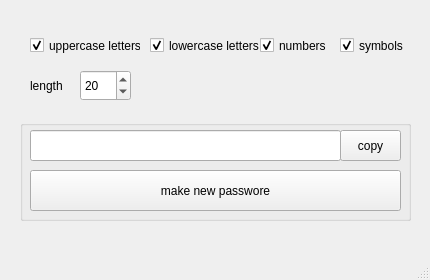
<?xml version="1.0" encoding="UTF-8"?>
<ui version="4.0">
 <class>password</class>
 <widget class="QMainWindow" name="password">
  <property name="geometry">
   <rect>
    <x>0</x>
    <y>0</y>
    <width>430</width>
    <height>280</height>
   </rect>
  </property>
  <property name="minimumSize">
   <size>
    <width>430</width>
    <height>280</height>
   </size>
  </property>
  <property name="maximumSize">
   <size>
    <width>430</width>
    <height>280</height>
   </size>
  </property>
  <property name="windowTitle">
   <string>MainWindow</string>
  </property>
  <property name="styleSheet">
   <string notr="true">#passwordmaker_btn:hover{
opacity:50%
}</string>
  </property>
  <widget class="QWidget" name="centralwidget">
   <widget class="QCheckBox" name="upper">
    <property name="geometry">
     <rect>
      <x>30</x>
      <y>30</y>
      <width>111</width>
      <height>31</height>
     </rect>
    </property>
    <property name="text">
     <string>uppercase letters</string>
    </property>
    <property name="checked">
     <bool>true</bool>
    </property>
   </widget>
   <widget class="QCheckBox" name="lower">
    <property name="geometry">
     <rect>
      <x>150</x>
      <y>30</y>
      <width>111</width>
      <height>31</height>
     </rect>
    </property>
    <property name="text">
     <string>lowercase letters</string>
    </property>
    <property name="checked">
     <bool>true</bool>
    </property>
   </widget>
   <widget class="QCheckBox" name="number">
    <property name="geometry">
     <rect>
      <x>260</x>
      <y>30</y>
      <width>71</width>
      <height>31</height>
     </rect>
    </property>
    <property name="text">
     <string>numbers</string>
    </property>
    <property name="checked">
     <bool>true</bool>
    </property>
   </widget>
   <widget class="QCheckBox" name="symbol">
    <property name="geometry">
     <rect>
      <x>340</x>
      <y>30</y>
      <width>71</width>
      <height>31</height>
     </rect>
    </property>
    <property name="text">
     <string>symbols</string>
    </property>
    <property name="checked">
     <bool>true</bool>
    </property>
   </widget>
   <widget class="QLabel" name="length_label">
    <property name="geometry">
     <rect>
      <x>30</x>
      <y>70</y>
      <width>41</width>
      <height>31</height>
     </rect>
    </property>
    <property name="text">
     <string>length</string>
    </property>
   </widget>
   <widget class="QLineEdit" name="password_lineedit">
    <property name="geometry">
     <rect>
      <x>30</x>
      <y>130</y>
      <width>311</width>
      <height>31</height>
     </rect>
    </property>
   </widget>
   <widget class="QPushButton" name="copy_btn">
    <property name="geometry">
     <rect>
      <x>340</x>
      <y>130</y>
      <width>61</width>
      <height>31</height>
     </rect>
    </property>
    <property name="text">
     <string>copy</string>
    </property>
   </widget>
   <widget class="QPushButton" name="passwordmaker_btn">
    <property name="geometry">
     <rect>
      <x>30</x>
      <y>170</y>
      <width>371</width>
      <height>41</height>
     </rect>
    </property>
    <property name="text">
     <string>make new passwore</string>
    </property>
   </widget>
   <widget class="QGroupBox" name="groupBox">
    <property name="geometry">
     <rect>
      <x>20</x>
      <y>120</y>
      <width>391</width>
      <height>101</height>
     </rect>
    </property>
    <property name="title">
     <string/>
    </property>
   </widget>
   <widget class="QSpinBox" name="spinBox">
    <property name="geometry">
     <rect>
      <x>80</x>
      <y>70</y>
      <width>51</width>
      <height>31</height>
     </rect>
    </property>
    <property name="maximum">
     <number>86</number>
    </property>
    <property name="value">
     <number>20</number>
    </property>
   </widget>
   <zorder>groupBox</zorder>
   <zorder>upper</zorder>
   <zorder>lower</zorder>
   <zorder>number</zorder>
   <zorder>symbol</zorder>
   <zorder>length_label</zorder>
   <zorder>password_lineedit</zorder>
   <zorder>copy_btn</zorder>
   <zorder>passwordmaker_btn</zorder>
   <zorder>spinBox</zorder>
  </widget>
  <widget class="QMenuBar" name="menubar">
   <property name="geometry">
    <rect>
     <x>0</x>
     <y>0</y>
     <width>430</width>
     <height>21</height>
    </rect>
   </property>
  </widget>
  <widget class="QStatusBar" name="statusbar"/>
 </widget>
 <resources/>
 <connections/>
</ui>
